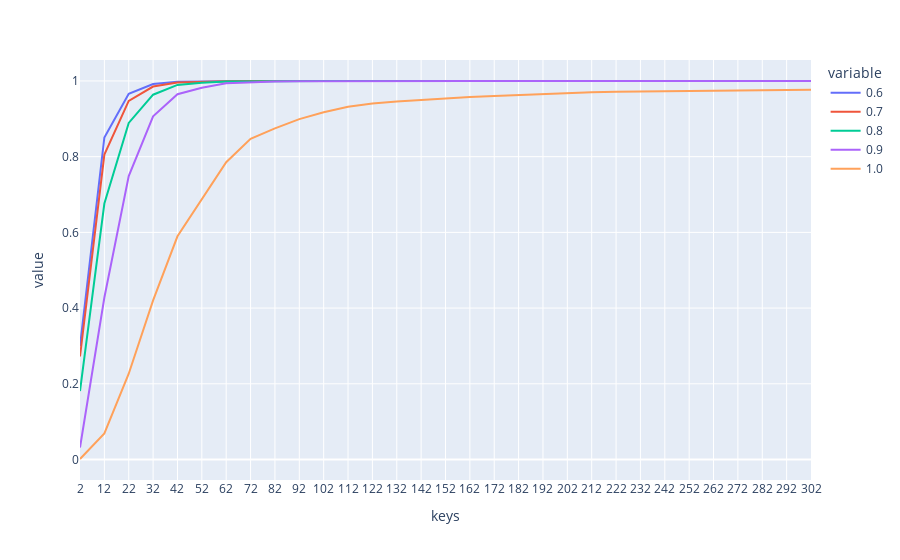

The notebook cell this image was saved under:
### Code cell
keys = acrcy_dict1.keys()
values1 = acrcy_dict1.values()
values2 = acrcy_dict2.values()
values3 = acrcy_dict3.values()
values4 = acrcy_dict4.values()
values5 = acrcy_dict5.values()

df = pd.DataFrame()

df["keys"] = keys
df["0.6"]= values1
df["0.7"]= values2
df["0.8"]= values3
df["0.9"]= values4
df["1.0"]= values5

fig = px.line(df, x=df["keys"], y=['0.6', '0.7', '0.8', '0.9', '1.0'])
fig.show()

### Figure 1 — Plotly figure (JSON) as saved in the notebook; plotly's stock layout.template omitted (floating-point values rounded to 4 significant figures)
{"data": [{"hovertemplate": "variable=0.6<br>keys=%{x}<br>value=%{y}<extra></extra>", "legendgroup": "0.6", "line": {"color": "#636efa", "dash": "solid"}, "mode": "lines", "name": "0.6", "orientation": "v", "showlegend": true, "type": "scatter", "x": ["2", "12", "22", "32", "42", "52", "62", "72", "82", "92", "102", "112", "122", "132", "142", "152", "162", "172", "182", "192", "202", "212", "222", "232", "242", "252", "262", "272", "282", "292", "302"], "xaxis": "x", "y": [0.2996, 0.8507, 0.9663, 0.9921, 0.9981, 0.9993, 0.9998, 0.9998, 0.9998, 0.9998, 0.9999, 0.9999, 0.9999, 0.9999, 0.9999, 0.9999, 0.9999, 0.9999, 0.9999, 0.9999, 0.9999, 0.9997, 0.9997, 0.9997, 0.9997, 0.9997, 0.9997, 0.9997, 0.9997, 0.9997, 0.9997], "yaxis": "y"}, {"hovertemplate": "variable=0.7<br>keys=%{x}<br>value=%{y}<extra></extra>", "legendgroup": "0.7", "line": {"color": "#EF553B", "dash": "solid"}, "mode": "lines", "name": "0.7", "orientation": "v", "showlegend": true, "type": "scatter", "x": ["2", "12", "22", "32", "42", "52", "62", "72", "82", "92", "102", "112", "122", "132", "142", "152", "162", "172", "182", "192", "202", "212", "222", "232", "242", "252", "262", "272", "282", "292", "302"], "xaxis": "x", "y": [0.2722, 0.8056, 0.9473, 0.9853, 0.9961, 0.9984, 0.9995, 0.9998, 0.9998, 0.9998, 0.9999, 0.9999, 0.9999, 0.9999, 0.9999, 0.9999, 0.9999, 0.9999, 0.9999, 0.9999, 0.9999, 0.9997, 0.9997, 0.9997, 0.9997, 0.9997, 0.9997, 0.9997, 0.9997, 0.9997, 0.9997], "yaxis": "y"}, {"hovertemplate": "variable=0.8<br>keys=%{x}<br>value=%{y}<extra></extra>", "legendgroup": "0.8", "line": {"color": "#00cc96", "dash": "solid"}, "mode": "lines", "name": "0.8", "orientation": "v", "showlegend": true, "type": "scatter", "x": ["2", "12", "22", "32", "42", "52", "62", "72", "82", "92", "102", "112", "122", "132", "142", "152", "162", "172", "182", "192", "202", "212", "222", "232", "242", "252", "262", "272", "282", "292", "302"], "xaxis": "x", "y": [0.1809, 0.6761, 0.8892, 0.9637, 0.9896, 0.9955, 0.9985, 0.9993, 0.9996, 0.9997, 0.9999, 0.9999, 0.9999, 0.9999, 0.9999, 0.9999, 0.9999, 0.9999, 0.9999, 0.9999, 0.9999, 0.9997, 0.9997, 0.9997, 0.9997, 0.9997, 0.9997, 0.9997, 0.9997, 0.9997, 0.9997], "yaxis": "y"}, {"hovertemplate": "variable=0.9<br>keys=%{x}<br>value=%{y}<extra></extra>", "legendgroup": "0.9", "line": {"color": "#ab63fa", "dash": "solid"}, "mode": "lines", "name": "0.9", "orientation": "v", "showlegend": true, "type": "scatter", "x": ["2", "12", "22", "32", "42", "52", "62", "72", "82", "92", "102", "112", "122", "132", "142", "152", "162", "172", "182", "192", "202", "212", "222", "232", "242", "252", "262", "272", "282", "292", "302"], "xaxis": "x", "y": [0.03164, 0.4279, 0.7485, 0.9065, 0.965, 0.9819, 0.9937, 0.997, 0.9983, 0.9994, 0.9997, 0.9998, 0.9998, 0.9998, 0.9998, 0.9998, 0.9998, 0.9998, 0.9998, 0.9998, 0.9999, 0.9997, 0.9997, 0.9997, 0.9997, 0.9997, 0.9997, 0.9997, 0.9997, 0.9997, 0.9997], "yaxis": "y"}, {"hovertemplate": "variable=1.0<br>keys=%{x}<br>value=%{y}<extra></extra>", "legendgroup": "1.0", "line": {"color": "#FFA15A", "dash": "solid"}, "mode": "lines", "name": "1.0", "orientation": "v", "showlegend": true, "type": "scatter", "x": ["2", "12", "22", "32", "42", "52", "62", "72", "82", "92", "102", "112", "122", "132", "142", "152", "162", "172", "182", "192", "202", "212", "222", "232", "242", "252", "262", "272", "282", "292", "302"], "xaxis": "x", "y": [0.001353, 0.06911, 0.2266, 0.4204, 0.5897, 0.6865, 0.7853, 0.847, 0.8748, 0.8993, 0.9176, 0.9321, 0.9404, 0.9457, 0.9498, 0.9535, 0.9578, 0.9602, 0.9626, 0.9648, 0.969, 0.97, 0.9717, 0.9724, 0.9737, 0.9745, 0.9752, 0.976, 0.9761, 0.9765, 0.977], "yaxis": "y"}], "layout": {"legend": {"title": {"text": "variable"}, "tracegroupgap": 0}, "margin": {"t": 60}, "xaxis": {"anchor": "y", "domain": [0, 1], "title": {"text": "keys"}}, "yaxis": {"anchor": "x", "domain": [0, 1], "title": {"text": "value"}}}}
